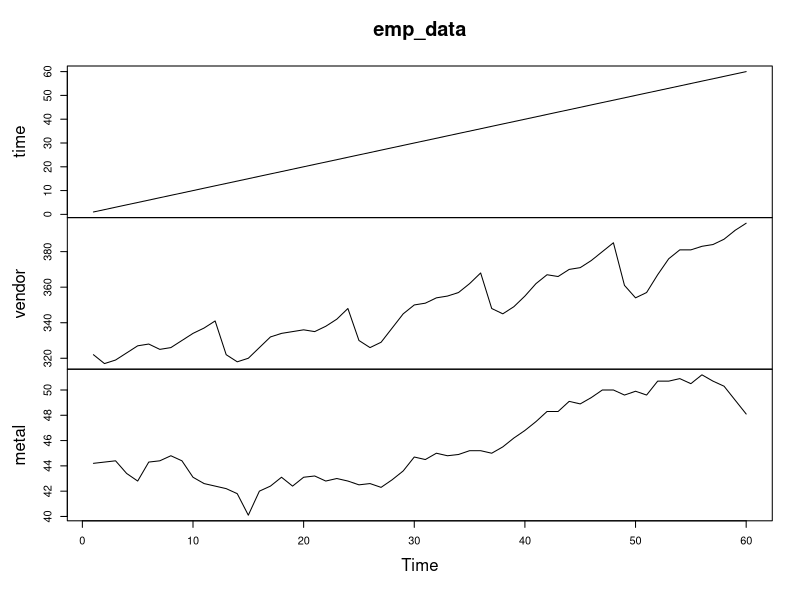
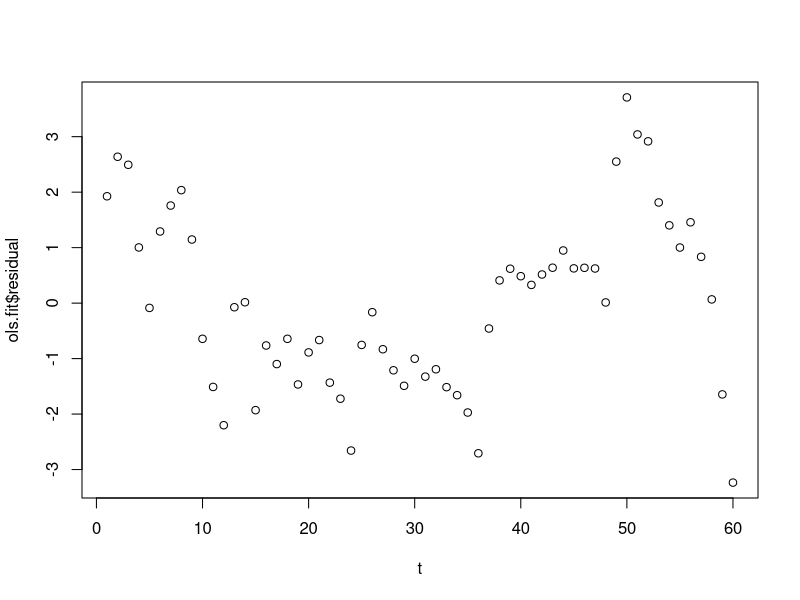
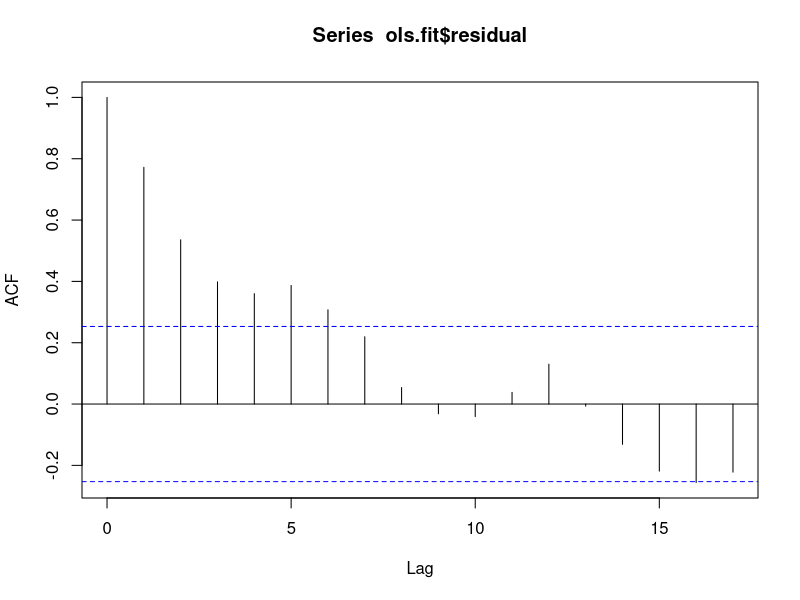
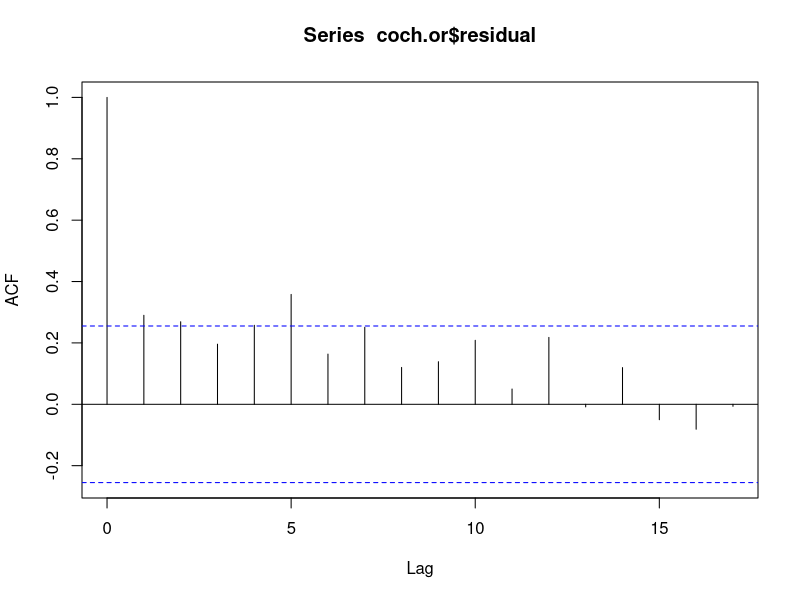

Reproduce these figures in R, in order.
# Regression for Time Series Data
emp_data <- read.table("EmployeeData.txt", header=TRUE)

plot.ts(emp_data)
N=nrow(emp_data)
t=1:N

# fit a multiple regression model
ols.fit <- lm(metal~vendor,data=emp_data)
summary(ols.fit)
plot(t,ols.fit$residual)
acf(ols.fit$residual)

install.packages("lmtest")	#download required packages for Durbin-Watson test
library(lmtest)
dwtest(ols.fit)		#Durbin-Watson test for autocorrelation in residuals

phi.hat=lm(ols.fit$residual[2:N]~0+ols.fit$residual[1:N-1])$coeff	#calculte phi fot the Cochrane Method
y.trans=emp_data$metal[2:N]-phi.hat*emp_data$metal[1:N-1]		#Transform y and x according to the Cochrane Method
x.trans=emp_data$vendor[2:N]-phi.hat*emp_data$vendor[1:N-1]

coch.or=lm(y.trans~x.trans)		#Fit OLS regression with transformed data
summary(coch.or)
acf(coch.or$residual)
dwtest(coch.or)			#Durbin-Watson test for autocorrelation in residuals after the Cochrane Method
